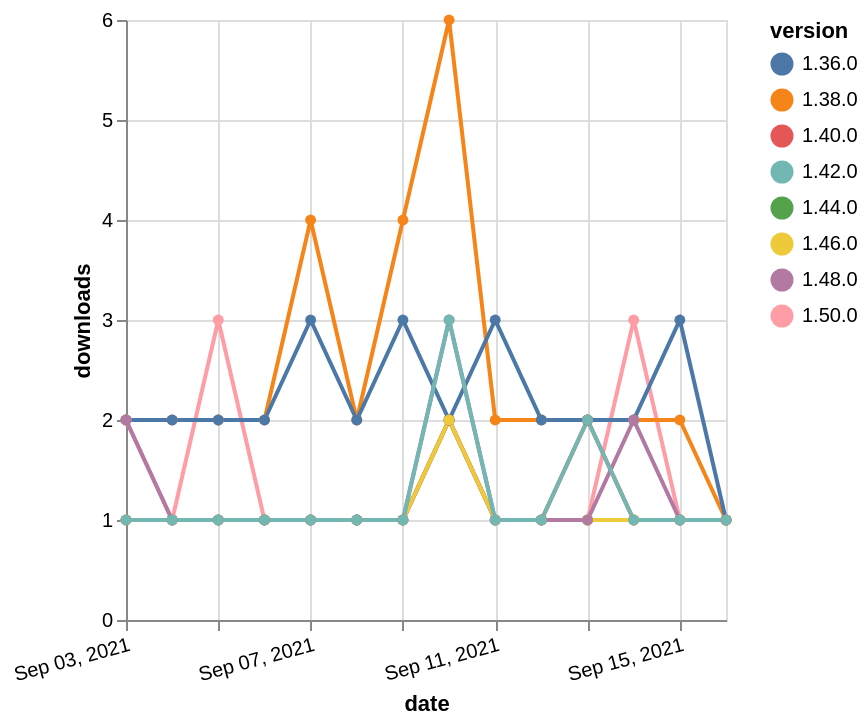

Describe this chart as a Vega-Lite specification.
### Vega-Lite specification from a JSON file in a GitHub repository (floating-point values rounded to 4 significant figures)
{"$schema": "https://vega.github.io/schema/vega-lite/v5.json", "description": "A simple bar chart with embedded data.", "data": {"values": [{"date": "2021-09-03", "total": 117, "delta": 2, "version": "1.50.0"}, {"date": "2021-09-04", "total": 118, "delta": 1, "version": "1.50.0"}, {"date": "2021-09-05", "total": 121, "delta": 3, "version": "1.50.0"}, {"date": "2021-09-06", "total": 122, "delta": 1, "version": "1.50.0"}, {"date": "2021-09-07", "total": 123, "delta": 1, "version": "1.50.0"}, {"date": "2021-09-08", "total": 124, "delta": 1, "version": "1.50.0"}, {"date": "2021-09-09", "total": 125, "delta": 1, "version": "1.50.0"}, {"date": "2021-09-10", "total": 127, "delta": 2, "version": "1.50.0"}, {"date": "2021-09-11", "total": 128, "delta": 1, "version": "1.50.0"}, {"date": "2021-09-12", "total": 129, "delta": 1, "version": "1.50.0"}, {"date": "2021-09-13", "total": 130, "delta": 1, "version": "1.50.0"}, {"date": "2021-09-14", "total": 133, "delta": 3, "version": "1.50.0"}, {"date": "2021-09-15", "total": 134, "delta": 1, "version": "1.50.0"}, {"date": "2021-09-16", "total": 135, "delta": 1, "version": "1.50.0"}, {"date": "2021-09-03", "total": 181, "delta": 1, "version": "1.44.0"}, {"date": "2021-09-04", "total": 182, "delta": 1, "version": "1.44.0"}, {"date": "2021-09-05", "total": 183, "delta": 1, "version": "1.44.0"}, {"date": "2021-09-06", "total": 184, "delta": 1, "version": "1.44.0"}, {"date": "2021-09-07", "total": 185, "delta": 1, "version": "1.44.0"}, {"date": "2021-09-08", "total": 186, "delta": 1, "version": "1.44.0"}, {"date": "2021-09-09", "total": 187, "delta": 1, "version": "1.44.0"}, {"date": "2021-09-10", "total": 189, "delta": 2, "version": "1.44.0"}, {"date": "2021-09-11", "total": 190, "delta": 1, "version": "1.44.0"}, {"date": "2021-09-12", "total": 191, "delta": 1, "version": "1.44.0"}, {"date": "2021-09-13", "total": 192, "delta": 1, "version": "1.44.0"}, {"date": "2021-09-14", "total": 193, "delta": 1, "version": "1.44.0"}, {"date": "2021-09-15", "total": 194, "delta": 1, "version": "1.44.0"}, {"date": "2021-09-16", "total": 195, "delta": 1, "version": "1.44.0"}, {"date": "2021-09-03", "total": 2561, "delta": 2, "version": "1.38.0"}, {"date": "2021-09-04", "total": 2563, "delta": 2, "version": "1.38.0"}, {"date": "2021-09-05", "total": 2565, "delta": 2, "version": "1.38.0"}, {"date": "2021-09-06", "total": 2567, "delta": 2, "version": "1.38.0"}, {"date": "2021-09-07", "total": 2571, "delta": 4, "version": "1.38.0"}, {"date": "2021-09-08", "total": 2573, "delta": 2, "version": "1.38.0"}, {"date": "2021-09-09", "total": 2577, "delta": 4, "version": "1.38.0"}, {"date": "2021-09-10", "total": 2583, "delta": 6, "version": "1.38.0"}, {"date": "2021-09-11", "total": 2585, "delta": 2, "version": "1.38.0"}, {"date": "2021-09-12", "total": 2587, "delta": 2, "version": "1.38.0"}, {"date": "2021-09-13", "total": 2589, "delta": 2, "version": "1.38.0"}, {"date": "2021-09-14", "total": 2591, "delta": 2, "version": "1.38.0"}, {"date": "2021-09-15", "total": 2593, "delta": 2, "version": "1.38.0"}, {"date": "2021-09-16", "total": 2594, "delta": 1, "version": "1.38.0"}, {"date": "2021-09-03", "total": 2357, "delta": 2, "version": "1.36.0"}, {"date": "2021-09-04", "total": 2359, "delta": 2, "version": "1.36.0"}, {"date": "2021-09-05", "total": 2361, "delta": 2, "version": "1.36.0"}, {"date": "2021-09-06", "total": 2363, "delta": 2, "version": "1.36.0"}, {"date": "2021-09-07", "total": 2366, "delta": 3, "version": "1.36.0"}, {"date": "2021-09-08", "total": 2368, "delta": 2, "version": "1.36.0"}, {"date": "2021-09-09", "total": 2371, "delta": 3, "version": "1.36.0"}, {"date": "2021-09-10", "total": 2373, "delta": 2, "version": "1.36.0"}, {"date": "2021-09-11", "total": 2376, "delta": 3, "version": "1.36.0"}, {"date": "2021-09-12", "total": 2378, "delta": 2, "version": "1.36.0"}, {"date": "2021-09-13", "total": 2380, "delta": 2, "version": "1.36.0"}, {"date": "2021-09-14", "total": 2382, "delta": 2, "version": "1.36.0"}, {"date": "2021-09-15", "total": 2385, "delta": 3, "version": "1.36.0"}, {"date": "2021-09-16", "total": 2386, "delta": 1, "version": "1.36.0"}, {"date": "2021-09-03", "total": 243, "delta": 1, "version": "1.40.0"}, {"date": "2021-09-04", "total": 244, "delta": 1, "version": "1.40.0"}, {"date": "2021-09-05", "total": 245, "delta": 1, "version": "1.40.0"}, {"date": "2021-09-06", "total": 246, "delta": 1, "version": "1.40.0"}, {"date": "2021-09-07", "total": 247, "delta": 1, "version": "1.40.0"}, {"date": "2021-09-08", "total": 248, "delta": 1, "version": "1.40.0"}, {"date": "2021-09-09", "total": 249, "delta": 1, "version": "1.40.0"}, {"date": "2021-09-10", "total": 251, "delta": 2, "version": "1.40.0"}, {"date": "2021-09-11", "total": 252, "delta": 1, "version": "1.40.0"}, {"date": "2021-09-12", "total": 253, "delta": 1, "version": "1.40.0"}, {"date": "2021-09-13", "total": 255, "delta": 2, "version": "1.40.0"}, {"date": "2021-09-14", "total": 256, "delta": 1, "version": "1.40.0"}, {"date": "2021-09-15", "total": 257, "delta": 1, "version": "1.40.0"}, {"date": "2021-09-16", "total": 258, "delta": 1, "version": "1.40.0"}, {"date": "2021-09-03", "total": 163, "delta": 1, "version": "1.46.0"}, {"date": "2021-09-04", "total": 164, "delta": 1, "version": "1.46.0"}, {"date": "2021-09-05", "total": 165, "delta": 1, "version": "1.46.0"}, {"date": "2021-09-06", "total": 166, "delta": 1, "version": "1.46.0"}, {"date": "2021-09-07", "total": 167, "delta": 1, "version": "1.46.0"}, {"date": "2021-09-08", "total": 168, "delta": 1, "version": "1.46.0"}, {"date": "2021-09-09", "total": 169, "delta": 1, "version": "1.46.0"}, {"date": "2021-09-10", "total": 171, "delta": 2, "version": "1.46.0"}, {"date": "2021-09-11", "total": 172, "delta": 1, "version": "1.46.0"}, {"date": "2021-09-12", "total": 173, "delta": 1, "version": "1.46.0"}, {"date": "2021-09-13", "total": 174, "delta": 1, "version": "1.46.0"}, {"date": "2021-09-14", "total": 175, "delta": 1, "version": "1.46.0"}, {"date": "2021-09-15", "total": 176, "delta": 1, "version": "1.46.0"}, {"date": "2021-09-16", "total": 177, "delta": 1, "version": "1.46.0"}, {"date": "2021-09-03", "total": 176, "delta": 2, "version": "1.48.0"}, {"date": "2021-09-04", "total": 177, "delta": 1, "version": "1.48.0"}, {"date": "2021-09-05", "total": 178, "delta": 1, "version": "1.48.0"}, {"date": "2021-09-06", "total": 179, "delta": 1, "version": "1.48.0"}, {"date": "2021-09-07", "total": 180, "delta": 1, "version": "1.48.0"}, {"date": "2021-09-08", "total": 181, "delta": 1, "version": "1.48.0"}, {"date": "2021-09-09", "total": 182, "delta": 1, "version": "1.48.0"}, {"date": "2021-09-10", "total": 185, "delta": 3, "version": "1.48.0"}, {"date": "2021-09-11", "total": 186, "delta": 1, "version": "1.48.0"}, {"date": "2021-09-12", "total": 187, "delta": 1, "version": "1.48.0"}, {"date": "2021-09-13", "total": 188, "delta": 1, "version": "1.48.0"}, {"date": "2021-09-14", "total": 190, "delta": 2, "version": "1.48.0"}, {"date": "2021-09-15", "total": 191, "delta": 1, "version": "1.48.0"}, {"date": "2021-09-16", "total": 192, "delta": 1, "version": "1.48.0"}, {"date": "2021-09-03", "total": 198, "delta": 1, "version": "1.42.0"}, {"date": "2021-09-04", "total": 199, "delta": 1, "version": "1.42.0"}, {"date": "2021-09-05", "total": 200, "delta": 1, "version": "1.42.0"}, {"date": "2021-09-06", "total": 201, "delta": 1, "version": "1.42.0"}, {"date": "2021-09-07", "total": 202, "delta": 1, "version": "1.42.0"}, {"date": "2021-09-08", "total": 203, "delta": 1, "version": "1.42.0"}, {"date": "2021-09-09", "total": 204, "delta": 1, "version": "1.42.0"}, {"date": "2021-09-10", "total": 207, "delta": 3, "version": "1.42.0"}, {"date": "2021-09-11", "total": 208, "delta": 1, "version": "1.42.0"}, {"date": "2021-09-12", "total": 209, "delta": 1, "version": "1.42.0"}, {"date": "2021-09-13", "total": 211, "delta": 2, "version": "1.42.0"}, {"date": "2021-09-14", "total": 212, "delta": 1, "version": "1.42.0"}, {"date": "2021-09-15", "total": 213, "delta": 1, "version": "1.42.0"}, {"date": "2021-09-16", "total": 214, "delta": 1, "version": "1.42.0"}]}, "width": "container", "mark": {"type": "line", "point": {"filled": true}}, "encoding": {"x": {"field": "date", "type": "temporal", "timeUnit": "yearmonthdate", "title": "date", "axis": {"labelAngle": -15}}, "y": {"field": "delta", "type": "quantitative", "title": "downloads"}, "color": {"field": "version", "type": "nominal"}, "tooltip": {"field": "delta"}}}
